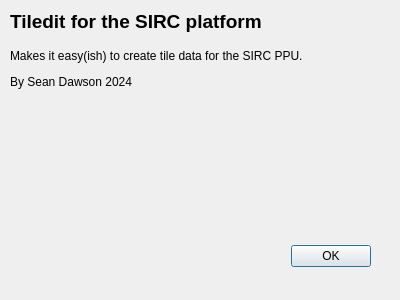
<?xml version="1.0" encoding="UTF-8"?>
<ui version="4.0">
 <class>AboutDialog</class>
 <widget class="QDialog" name="AboutDialog">
  <property name="geometry">
   <rect>
    <x>0</x>
    <y>0</y>
    <width>400</width>
    <height>300</height>
   </rect>
  </property>
  <property name="windowTitle">
   <string>Dialog</string>
  </property>
  <widget class="QDialogButtonBox" name="buttonBox">
   <property name="geometry">
    <rect>
     <x>30</x>
     <y>240</y>
     <width>341</width>
     <height>32</height>
    </rect>
   </property>
   <property name="orientation">
    <enum>Qt::Horizontal</enum>
   </property>
   <property name="standardButtons">
    <set>QDialogButtonBox::Ok</set>
   </property>
  </widget>
  <widget class="QWidget" name="verticalLayoutWidget">
   <property name="geometry">
    <rect>
     <x>10</x>
     <y>10</y>
     <width>371</width>
     <height>211</height>
    </rect>
   </property>
   <layout class="QVBoxLayout" name="verticalLayout">
    <item>
     <widget class="QLabel" name="title_label">
      <property name="font">
       <font>
        <pointsize>14</pointsize>
        <bold>true</bold>
       </font>
      </property>
      <property name="text">
       <string>Tiledit for the SIRC platform</string>
      </property>
     </widget>
    </item>
    <item>
     <spacer name="verticalSpacer_2">
      <property name="orientation">
       <enum>Qt::Vertical</enum>
      </property>
      <property name="sizeType">
       <enum>QSizePolicy::Fixed</enum>
      </property>
      <property name="sizeHint" stdset="0">
       <size>
        <width>20</width>
        <height>10</height>
       </size>
      </property>
     </spacer>
    </item>
    <item>
     <widget class="QLabel" name="description_label">
      <property name="text">
       <string>&lt;html&gt;&lt;head/&gt;&lt;body&gt;&lt;p&gt;Makes it easy(ish) to create tile data for the SIRC PPU.&lt;/p&gt;&lt;p&gt;By Sean Dawson 2024&lt;/p&gt;&lt;p&gt;&lt;br/&gt;&lt;/p&gt;&lt;/body&gt;&lt;/html&gt;</string>
      </property>
     </widget>
    </item>
    <item>
     <spacer name="verticalSpacer">
      <property name="orientation">
       <enum>Qt::Vertical</enum>
      </property>
      <property name="sizeHint" stdset="0">
       <size>
        <width>20</width>
        <height>40</height>
       </size>
      </property>
     </spacer>
    </item>
   </layout>
  </widget>
 </widget>
 <resources/>
 <connections>
  <connection>
   <sender>buttonBox</sender>
   <signal>accepted()</signal>
   <receiver>AboutDialog</receiver>
   <slot>accept()</slot>
   <hints>
    <hint type="sourcelabel">
     <x>248</x>
     <y>254</y>
    </hint>
    <hint type="destinationlabel">
     <x>157</x>
     <y>274</y>
    </hint>
   </hints>
  </connection>
  <connection>
   <sender>buttonBox</sender>
   <signal>rejected()</signal>
   <receiver>AboutDialog</receiver>
   <slot>reject()</slot>
   <hints>
    <hint type="sourcelabel">
     <x>316</x>
     <y>260</y>
    </hint>
    <hint type="destinationlabel">
     <x>286</x>
     <y>274</y>
    </hint>
   </hints>
  </connection>
 </connections>
</ui>
